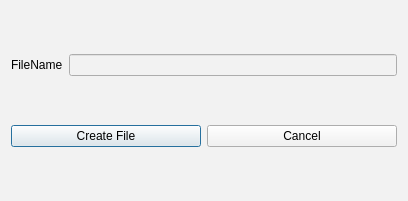
<?xml version="1.0" encoding="UTF-8"?>
<ui version="4.0">
 <class>NewFileDialog</class>
 <widget class="QDialog" name="NewFileDialog">
  <property name="geometry">
   <rect>
    <x>0</x>
    <y>0</y>
    <width>408</width>
    <height>201</height>
   </rect>
  </property>
  <property name="windowTitle">
   <string>Dialog</string>
  </property>
  <property name="styleSheet">
   <string notr="true">background-color: #f2f2f2;</string>
  </property>
  <layout class="QVBoxLayout" name="verticalLayout">
   <item>
    <layout class="QHBoxLayout" name="horizontalLayout">
     <item>
      <widget class="QLabel" name="newfile_filename_label">
       <property name="text">
        <string>FileName</string>
       </property>
      </widget>
     </item>
     <item>
      <widget class="QLineEdit" name="newfile_filename_lineEdit"/>
     </item>
    </layout>
   </item>
   <item>
    <layout class="QHBoxLayout" name="horizontalLayout_2">
     <item>
      <widget class="QPushButton" name="newfile_create_pushButton">
       <property name="text">
        <string>Create File</string>
       </property>
      </widget>
     </item>
     <item>
      <widget class="QPushButton" name="newfile_cancel_pushButton">
       <property name="text">
        <string>Cancel</string>
       </property>
      </widget>
     </item>
    </layout>
   </item>
  </layout>
 </widget>
 <resources/>
 <connections/>
</ui>
